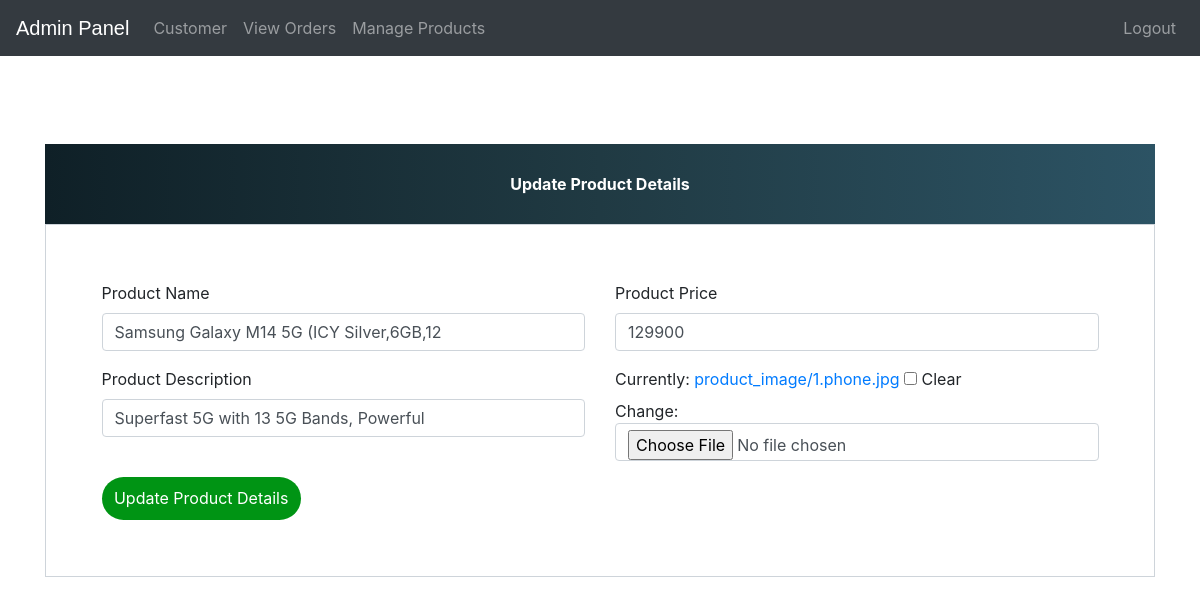
The page /update-product/4 (signed in) on the database its author committed.
### ecom/models.py (models this page shows, shortened)
class Product(models.Model):
    name=models.CharField(max_length=40)
    product_image= models.ImageField(upload_to='product_images/',null=True,blank=True)
    price = models.PositiveIntegerField()
    description=models.CharField(max_length=40)

### ecom/views.py (the view)
# urls.py: path('update-product/<int:pk>', views.update_product_view,name='update-product'),
@login_required(login_url='adminlogin')
def update_product_view(request,pk):
    product=models.Product.objects.get(id=pk)
    productForm=forms.ProductForm(instance=product)
    if request.method=='POST':
        productForm=forms.ProductForm(request.POST,request.FILES,instance=product)
        if productForm.is_valid():
            productForm.save()
            return redirect('admin-products')
    return render(request,'admin_update_product.html',{'productForm':productForm})

### ecom/forms.py
class ProductForm(forms.ModelForm):
    class Meta:
        model=models.Product
        fields=['name','price','description','product_image']

### templates/ecomm/admin_update_product.html (shortened to what this page needs)
{% extends 'admin_base.html' %}
{% load widget_tweaks %}
{% block content %}
<head>
  <link href="//maxcdn.bootstrapcdn.com/bootstrap/4.1.1/css/bootstrap.min.css" rel="stylesheet" id="bootstrap-css">
</head>
<br><br><br><br><br><br>
<form method="post" enctype="multipart/form-data">
  <div class="container register-form">
    <div class="form">
      <div class="note">
        <p>Update Product Details</p>
      </div>
      <div class="form-content">
        <div class="row">
          <div class="col-md-6">
            <div class="form-group">
              <label for="">Product Name</label>
              {% render_field productForm.name class="form-control" placeholder="Product Name" %}
            </div>
            <div class="form-group">
              <label for="">Product Description</label>
              {% render_field productForm.description class="form-control" placeholder="Description" %}
            </div>
          </div>
          <div class="col-md-6">
            <div class="form-group">
              <label for="">Product Price</label>
              {% render_field productForm.price class="form-control" placeholder="Price" %}
            </div>
            <div class="form-group">
              {% render_field productForm.product_image class="form-control" placeholder="product_image" %}
            </div>
          </div>
        </div>
        <button type="submit" class="btnSubmit">Update Product Details</button>
      </div>
    </div>
  </div>
</form>
{% endblock content %}

### templates/ecomm/admin_base.html (style rules this page uses)
p { text-align: center; }
body { background-color: #efeff2; }

### templates/ecomm/admin_update_product.html (style rules this page uses)
a:link { text-decoration: none; }
.note { text-align: center; height: 80px; background: #0F2027; background: -webkit-linear-gradient(to left, #2C5364, #203A43, #0F2027); background: linear-gradient(to left, #2C5364, #203A43, #0F2027); color: #fff; font-weight: bold; line-height: 80px; }
.form-content { padding: 5%; border: 1px solid #ced4da; margin-bottom: 2%; }
.form-control { border-radius: 1.5rem; }
.btnSubmit { border: none; border-radius: 1.5rem; padding: 1%; width: 20%; cursor: pointer; background: #009414; color: #fff; }

### rows shown on the page
Product: name "Samsung Galaxy M14 5G (ICY Silver,6GB,12", description "Superfast 5G with 13 5G Bands, Powerful", price "129900"
